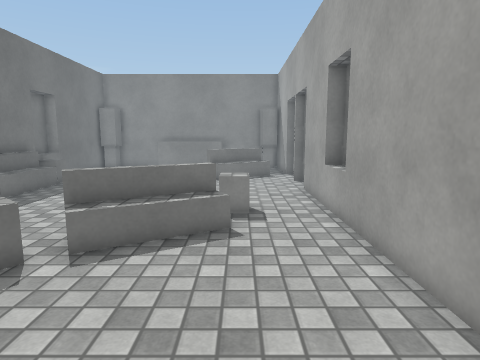
view 1 (above)

17 first-person views from a walk through a scene from a Unity 3-D project. The camera is 1.3 m above the floor, tilts 8° down and sees 75° across. The floor is counted in squares, 0.5 m on a side. Each view is taken from the middle of a square. On the plan, view 1 faces up. The plan holds only what a view shows up to about 20 squares ahead; the rest is blank. The place goes on beyond the plan. Surface patterns are stand-ins for the level's own textures.

view 2
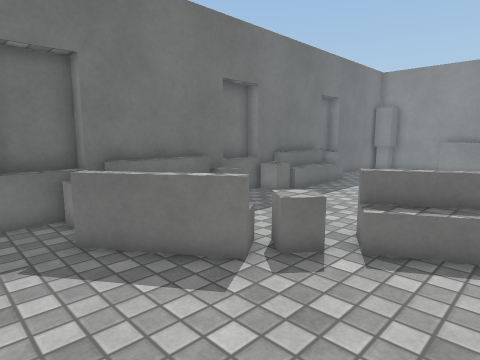

view 3
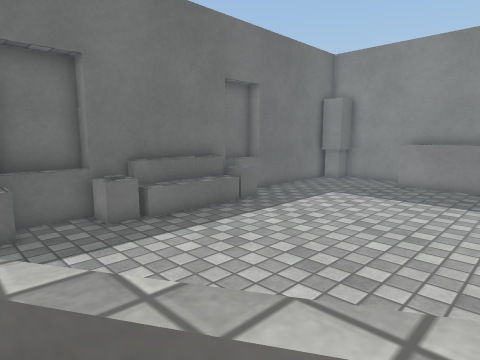

view 4
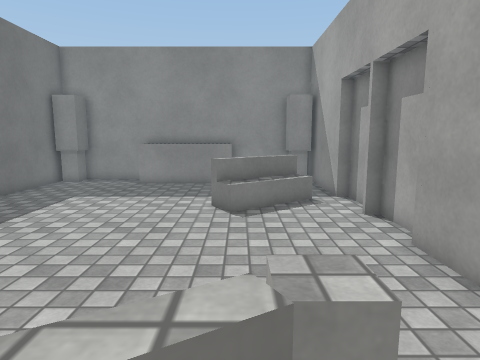

view 5
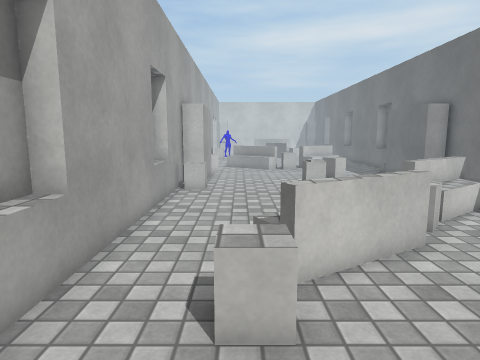

view 6
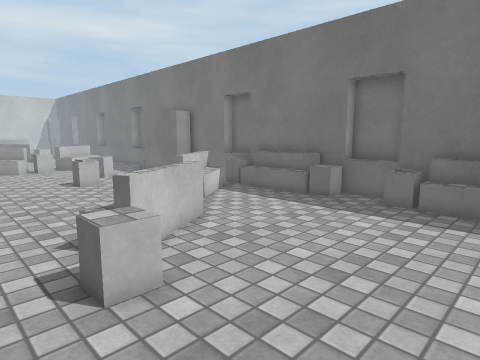

view 7
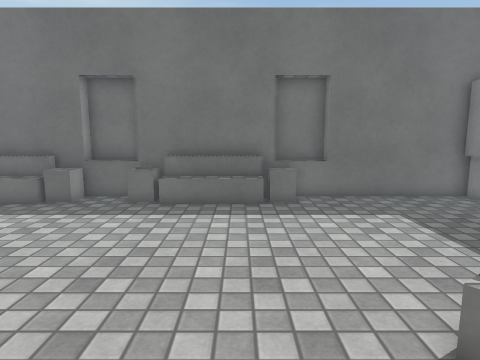

view 8
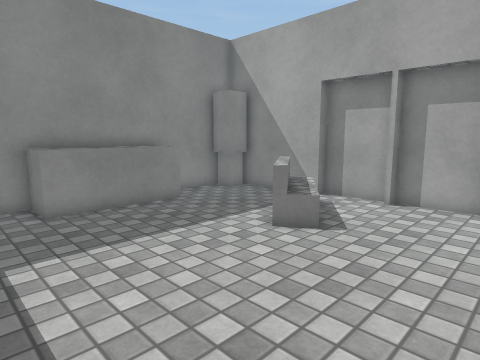

view 9
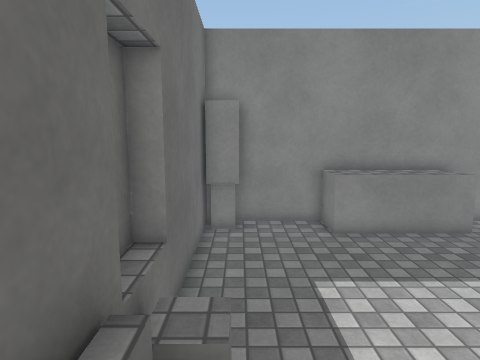

view 10
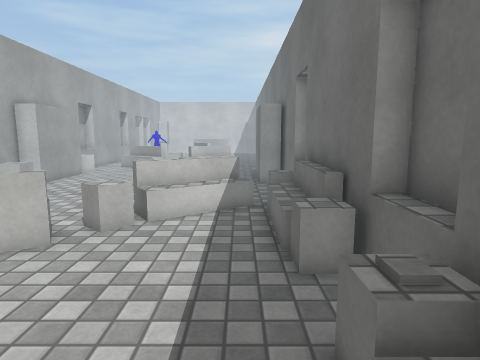

view 11
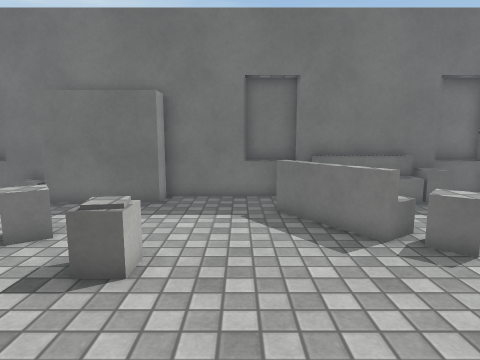

view 12
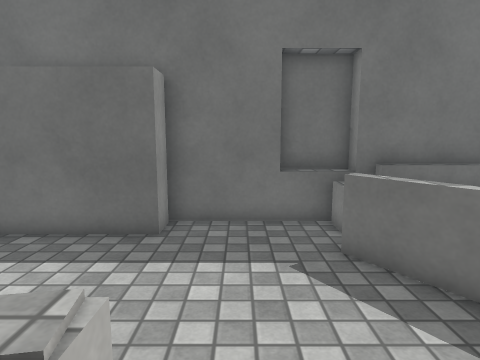

view 13
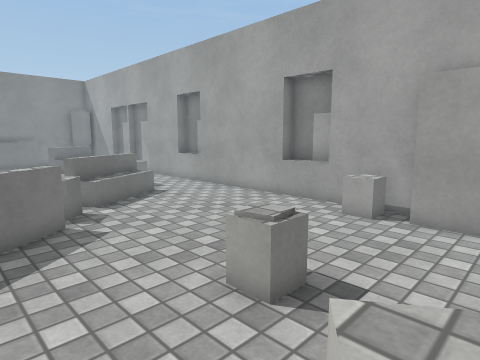

view 14
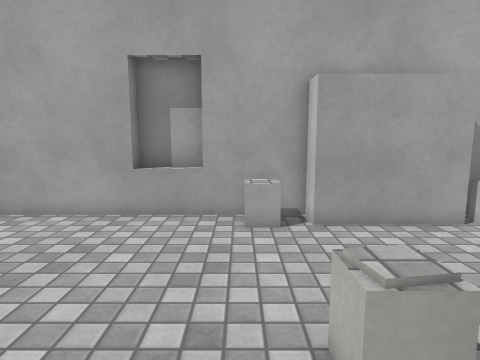

view 15
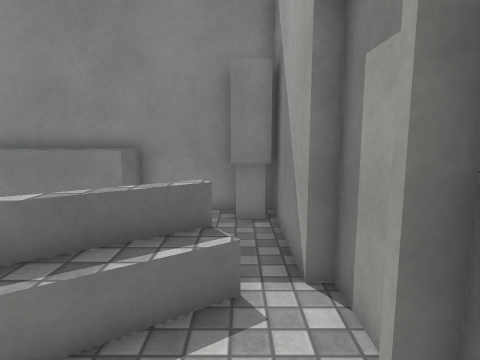

view 16
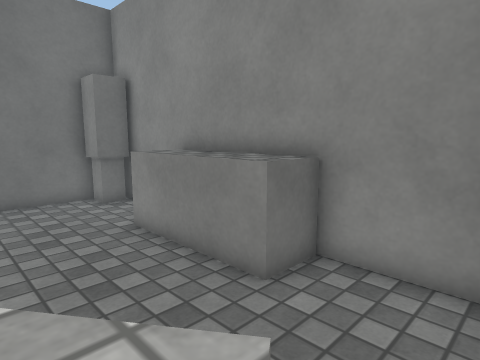

view 17
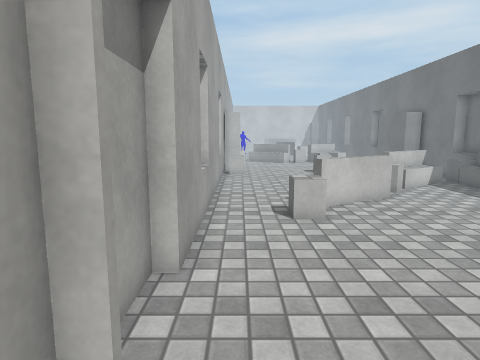

### Floor plan
Key: @ floor where view 1 was taken; # wall or solid block; . floor; / step, stairs or slope; = window, fence, low wall or low ledge; ^ raised ledge; v drop or lower ground; O other object.
Columns run from 12 left of view 1 to 4 right of it. Each row starts with its distance up from view 1.
 27  ###############
 26  OO..OOOOOOO..O#
 25  #...OOOOOO....#
 24 ##.............#
 23 ##.............#
 22 ##...........O.#
 21 ##..........O .##
 20 ##........OOO...#
 19 ==.........O....#
 18 =OO.............#
 17 #OO.............#
 16 ##/.............#
 15 ##/............##
 14 ##/............#
 13 ##/............#
 12 #OO............##
 11 ==.........OO..=^
 10 ==.........OO..=^
  9 #OO......OO ...##
  8 ##O.....OOO....#
  7 ##O....OO......#
  6 ##O...OO.......#
  5 ##O..OOO.......#
  4 ##O.OOv........##
  3 #OO Ov.........=^
  2 ==.............=^
  1 ##.............##
  0 ##..........@.O#
 -1 ##......OO....O#
 -2 #OO.....OO....O#
 -3  OO...........OO
 -4   O...OO......O
 -5   O...OO......O

Where each view was taken, in squares from view 1:
view 1: 0 up, 0 right, facing up
view 2: 0 up, 1 left, facing up-left
view 3: 8 up, 1 left, facing up-left
view 4: 8 up, 1 left, facing up
view 5: 15 up, 0 right, facing down
view 6: 16 up, 2 right, facing down-left
view 7: 16 up, 2 right, facing left
view 8: 14 up, 9 left, facing up-right
view 9: 14 up, 10 left, facing up
view 10: 15 up, 9 left, facing down
view 11: 1 up, 2 right, facing left
view 12: 0 up, 2 left, facing left
view 13: 5 down, 8 left, facing up-right
view 14: 0 up, 7 left, facing right
view 15: 16 up, 2 right, facing up
view 16: 21 up, 2 right, facing up-left
view 17: 21 up, 2 right, facing down
